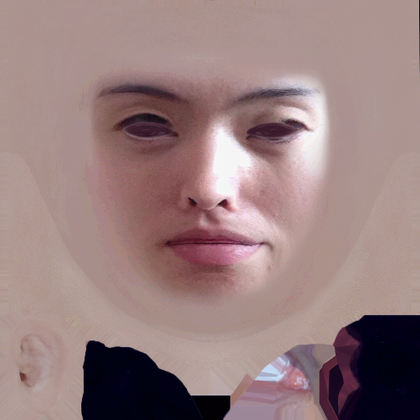
%> input picture code/guided-filter-code-v1/img_feathering/i3.png, 420 x 420 px, shrunk from 512 x 512 before the run
$ octave example_feathering.m   (GNU Octave 9; MATLAB toolbox functions it lacks are replaced by stand-ins)
%> lines starting %> are read from the running program, lines starting %| are printed output that depends on the picture
### code/guided-filter-code-v1/guidedfilter_color.m
function q = guidedfilter_color(I, p, r, eps)
%   GUIDEDFILTER_COLOR   O(1) time implementation of guided filter using a color image as the guidance.
%
%   - guidance image: I (should be a color (RGB) image)
%   - filtering input image: p (should be a gray-scale/single channel image)
%   - local window radius: r
%   - regularization parameter: eps

[hei, wid] = size(p);
N = boxfilter(ones(hei, wid), r); % the size of each local patch; N=(2r+1)^2 except for boundary pixels.

mean_I_r = boxfilter(I(:, :, 1), r) ./ N;
mean_I_g = boxfilter(I(:, :, 2), r) ./ N;
mean_I_b = boxfilter(I(:, :, 3), r) ./ N;

mean_p = boxfilter(p, r) ./ N;

mean_Ip_r = boxfilter(I(:, :, 1).*p, r) ./ N;
mean_Ip_g = boxfilter(I(:, :, 2).*p, r) ./ N;
mean_Ip_b = boxfilter(I(:, :, 3).*p, r) ./ N;

% covariance of (I, p) in each local patch.
cov_Ip_r = mean_Ip_r - mean_I_r .* mean_p;
cov_Ip_g = mean_Ip_g - mean_I_g .* mean_p;
cov_Ip_b = mean_Ip_b - mean_I_b .* mean_p;

% variance of I in each local patch: the matrix Sigma in Eqn (14).
% Note the variance in each local patch is a 3x3 symmetric matrix:
%           rr, rg, rb
%   Sigma = rg, gg, gb
%           rb, gb, bb
var_I_rr = boxfilter(I(:, :, 1).*I(:, :, 1), r) ./ N - mean_I_r .*  mean_I_r;
var_I_rg = boxfilter(I(:, :, 1).*I(:, :, 2), r) ./ N - mean_I_r .*  mean_I_g;
var_I_rb = boxfilter(I(:, :, 1).*I(:, :, 3), r) ./ N - mean_I_r .*  mean_I_b;
var_I_gg = boxfilter(I(:, :, 2).*I(:, :, 2), r) ./ N - mean_I_g .*  mean_I_g;
var_I_gb = boxfilter(I(:, :, 2).*I(:, :, 3), r) ./ N - mean_I_g .*  mean_I_b;
var_I_bb = boxfilter(I(:, :, 3).*I(:, :, 3), r) ./ N - mean_I_b .*  mean_I_b;

a = zeros(hei, wid, 3);
for y=1:hei
    for x=1:wid
        Sigma = [var_I_rr(y, x), var_I_rg(y, x), var_I_rb(y, x);
            var_I_rg(y, x), var_I_gg(y, x), var_I_gb(y, x);
            var_I_rb(y, x), var_I_gb(y, x), var_I_bb(y, x)];
        %Sigma = Sigma + eps * eye(3);

        cov_Ip = [cov_Ip_r(y, x), cov_Ip_g(y, x), cov_Ip_b(y, x)];

        a(y, x, :) = cov_Ip * inv(Sigma + eps * eye(3)); % Eqn. (14) in the paper;
    end
end

b = mean_p - a(:, :, 1) .* mean_I_r - a(:, :, 2) .* mean_I_g - a(:, :, 3) .* mean_I_b; % Eqn. (15) in the paper;

q = (boxfilter(a(:, :, 1), r).* I(:, :, 1)...
+ boxfilter(a(:, :, 2), r).* I(:, :, 2)...
+ boxfilter(a(:, :, 3), r).* I(:, :, 3)...
+ boxfilter(b, r)) ./ N;  % Eqn. (16) in the paper;
end

### code/guided-filter-code-v1/boxfilter.m
function imDst = boxfilter(imSrc, r)

%   BOXFILTER   O(1) time box filtering using cumulative sum
%
%   - Definition imDst(x, y)=sum(sum(imSrc(x-r:x+r,y-r:y+r)));
%   - Running time independent of r;
%   - Equivalent to the function: colfilt(imSrc, [2*r+1, 2*r+1], 'sliding', @sum);
%   - But much faster.

[hei, wid] = size(imSrc);
imDst = zeros(size(imSrc));

%cumulative sum over Y axis
imCum = cumsum(imSrc, 1);
%difference over Y axis
imDst(1:r+1, :) = imCum(1+r:2*r+1, :);
imDst(r+2:hei-r, :) = imCum(2*r+2:hei, :) - imCum(1:hei-2*r-1, :);
imDst(hei-r+1:hei, :) = repmat(imCum(hei, :), [r, 1]) - imCum(hei-2*r:hei-r-1, :);

%cumulative sum over X axis
imCum = cumsum(imDst, 2);
%difference over Y axis
imDst(:, 1:r+1) = imCum(:, 1+r:2*r+1);
imDst(:, r+2:wid-r) = imCum(:, 2*r+2:wid) - imCum(:, 1:wid-2*r-1);
imDst(:, wid-r+1:wid) = repmat(imCum(:, wid), [1, r]) - imCum(:, wid-2*r:wid-r-1);
end

### code/guided-filter-code-v1/example_feathering.m
% example: guided feathering
% figure 9 in our paper

close all;

%I = double(imread('.\img_feathering\toy.bmp')) / 255;
%p = double(rgb2gray(imread('.\img_feathering\toy-mask.bmp'))) / 255;

I = double(imread('.\img_feathering\i3.png')) / 255;
%p = double(rgb2gray(imread('.\img_feathering\b.bmp'))) / 255;
p = double(imread('.\img_feathering\b.bmp')) / 255;
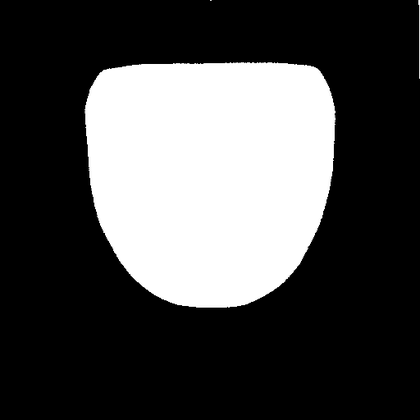
%> input picture code/guided-filter-code-v1/img_feathering/b.bmp, 420 x 420 px, shrunk from 512 x 512 before the run
%> p: size 420x420 double; min 0, max 1, mean 0.295


r = 60;
eps = 10^-6;

q = guidedfilter_color(I, p, r, eps);
%> in boxfilter, `imDst(:, wid-r+1:wid) = repmat(imCum(:, wid), [1, r]) - imCum(:, wid-2..`: imDst: size 420x420 double; min 3721, max 14641, mean 12608.1
%> in boxfilter (call 2), `imDst(hei-r+1:hei, :) = repmat(imCum(hei, :), [r, 1]) - imCum(hei-2*r:..`: imDst: size 420x420 double; min 0.0157, max 107.6, mean 68.2
%> in boxfilter (call 2), `imDst(:, 1:r+1) = imCum(:, 1+r:2*r+1);`: imDst: size 420x420 double; min 0.0157, max 9986.6, mean 1037.9
%> in boxfilter (call 2), `imDst(:, wid-r+1:wid) = repmat(imCum(:, wid), [1, r]) - imCum(:, wid-2..`: imDst: size 420x420 double; min 22.21, max 11325.4, mean 7660.6
%> in guidedfilter_color, `mean_I_r = boxfilter(I(:, :, 1), r) ./ N;`:
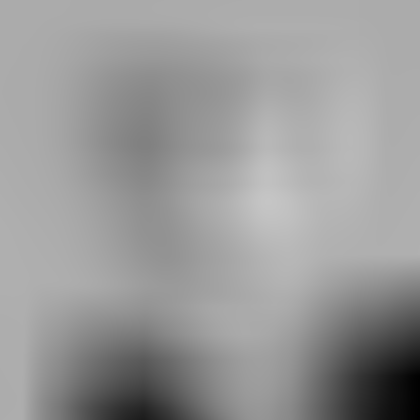
%> mean_I_r: size 420x420 double; min 0.00574, max 0.774, mean 0.602
%> call 3 of boxfilter, with r = 60
%> in boxfilter (call 3), `imDst(:, wid-r+1:wid) = repmat(imCum(:, wid), [1, r]) - imCum(:, wid-2..`:
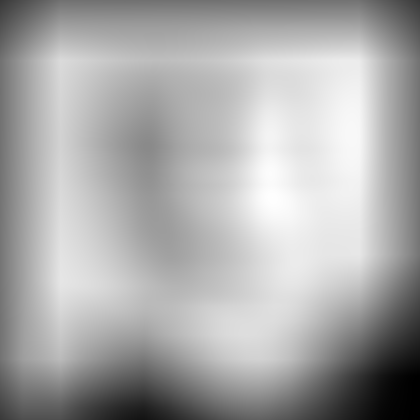
%> imDst: size 420x420 double; min 5.62, max 9527.6, mean 6355.3; drawn with min black and max white
%> in guidedfilter_color, `mean_I_g = boxfilter(I(:, :, 2), r) ./ N;`:
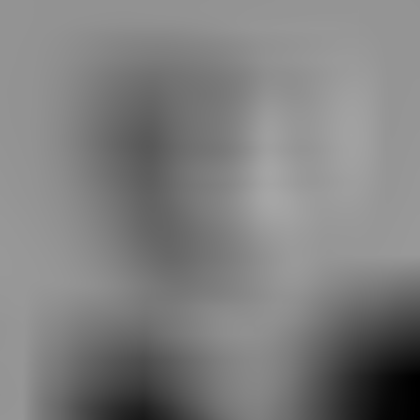
%> mean_I_g: size 420x420 double; min 0.00151, max 0.651, mean 0.501
%> call 5 of boxfilter, with r = 60
%> in boxfilter (call 5), `imDst(hei-r+1:hei, :) = repmat(imCum(hei, :), [r, 1]) - imCum(hei-2*r:..`: imDst: size 420x420 double; min 0, max 121, mean 35.6; mean of the top-left, top-right, bottom-left and bottom-right quarters 47.3, 48.1, 23.4, 23.7
%> in boxfilter (call 5), `imDst(:, 1:r+1) = imCum(:, 1+r:2*r+1);`: imDst: size 420x420 double; min 0, max 3941.9, mean 90.5
%> in boxfilter (call 5), `imDst(:, wid-r+1:wid) = repmat(imCum(:, wid), [1, r]) - imCum(:, wid-2..`:
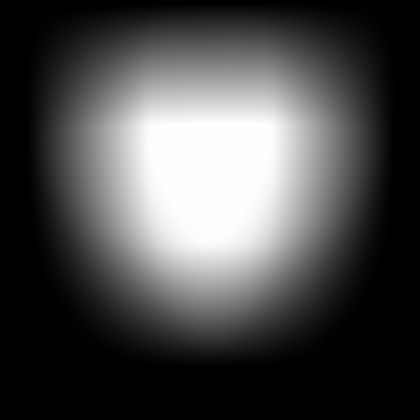
%> imDst: size 420x420 double; min 0, max 14641, mean 4309.4; drawn with min black and max white
%> call 6 of boxfilter, with r = 60
%> in boxfilter (call 6), `imCum = cumsum(imSrc, 1);`:
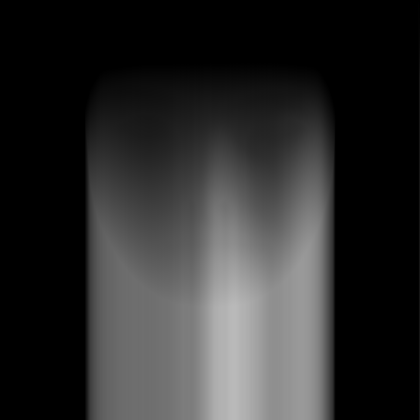
%> imCum: size 420x420 double; min 0, max 185.9, mean 45.1
%> in boxfilter (call 6), `imDst(1:r+1, :) = imCum(1+r:2*r+1, :);`:
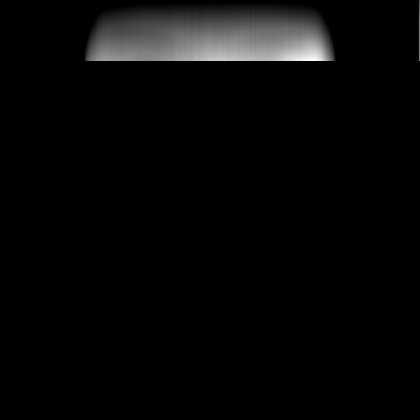
%> imDst: size 420x420 double; min 0, max 45.49, mean 1.3; drawn with min black and max white
imwrite(q, 'q.jpg');

figure();
imshow([I, repmat(p, [1, 1, 3]), repmat(q, [1, 1, 3])], [0, 1]);
